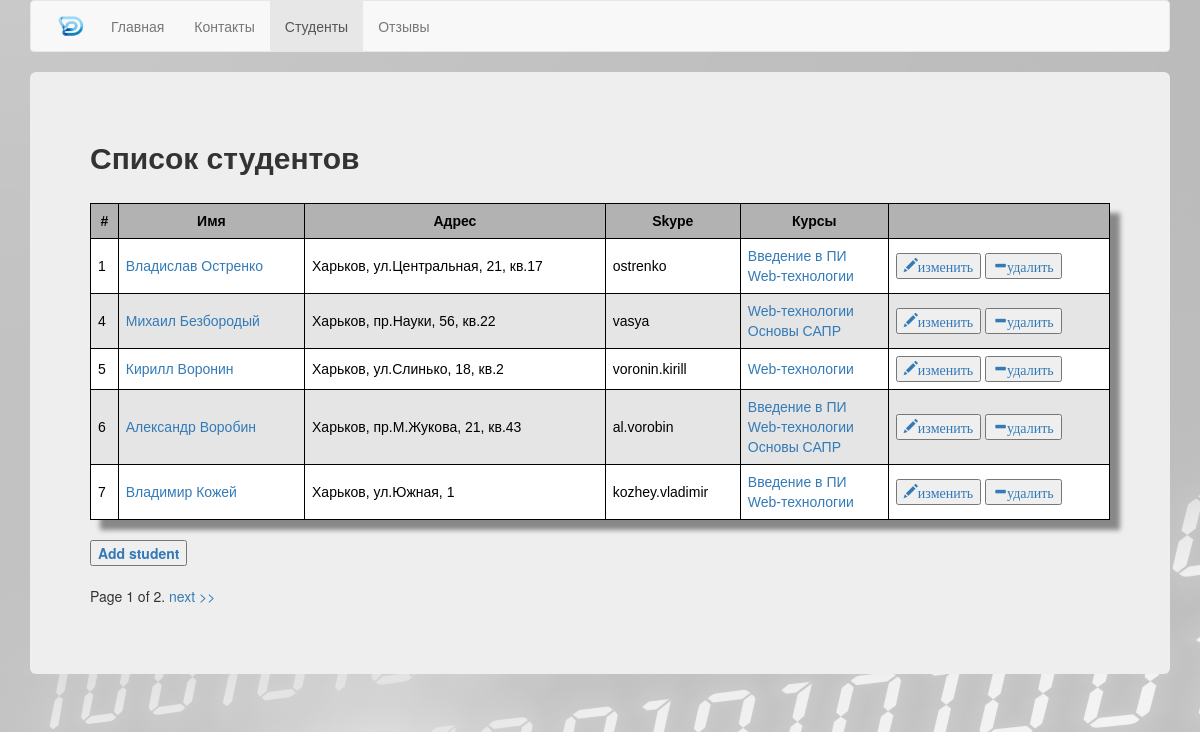
The page /students/ on the database its author committed.
### students/models.py (models this page shows, shortened)
class Student(models.Model):
    name = models.CharField(max_length=255)
    surname = models.CharField(max_length=255)
    date_of_birth = models.DateField()
    email = models.EmailField()
    phone = models.CharField(max_length=255)
    address = models.CharField(max_length=255)
    skype = models.CharField(max_length=255)
    courses = models.ManyToManyField(Course)
    short_description = models.CharField(max_length=255)
    description =  models.TextField()

### courses/models.py (models this page shows, shortened)
class Course(models.Model):
    name = models.CharField(max_length=255)
    short_description = models.CharField(max_length=255)
    description =  models.TextField()
    coach = models.ForeignKey(Coach, null=True, blank=True, related_name='coach_courses')

### students/views.py (the view)
class StudentListView(ListView):
    model = Student
    paginate_by = 5
    def get_queryset(self):
        qs = super(StudentListView, self).get_queryset()
        course_id = self.request.GET.get('course_id', None)
        if course_id:
            qs = qs.filter(courses__id = course_id)
        return qs
    context_object_name = 'student_list'

### templates/students/student_list.html (shortened to what this page needs)
{% extends "base.html" %}
{% load staticfiles %}
{% block nav_class_students %}active{% endblock %}
{% block content %}
  <div class="jumbotron">
    <h2><b>Список студентов</b></h2>
      <br>
    {% if student_list %}
      <div class="StudentTable">
        <table class="table-hover">
              <tr>
                <td><b>#</b></td>
                <td><b>Имя</b></td>
                <td><b>Адрес</b></td>
                <td><b>Skype</b></td>
                <td><b>Курсы</b></td>
                <td></td>
              </tr>
              {% for student in student_list %}
              <tr>
                <td>{{ student.id }} </td>
                <td><a href="{% url 'students:detail' student.id %}">{{ student.name }} {{ student.surname }}</a></td>
                <td>{{ student.address }}</td>
                <td>{{ student.skype }}</td>
                <td>
                   {% for course in student.courses.all %}
                        <a href="{% url 'courses:detail' course.id %}">{{ course.name }}</a><br>
                   {% endfor %}
                </td>
                <td>
                <a href="{% url 'students:edit' student.id %}">
                    <button type="button">
                    <span class="glyphicon glyphicon-pencil" aria-hidden="true">изменить</span></button>
                </a>
                <a href="{% url 'students:remove' student.id %}">
                    <button type="button">
                    <span class="glyphicon glyphicon-minus" aria-hidden="true">удалить</span></button>
                </a>
                </td>
              </tr>
              {% endfor %}
              {% else %}
              List is empty :(
              {% endif %}
           </table>
      </div>
        <br>
      <a href="{% url 'students:add' %}"><b>
      <button type="button">Add student</button>
      </b></a>
      <br>
           <div class="pagination">
               <span class="step-links">
                   <span class="current">
                       Page {{ page_obj.number }} of {{ paginator.num_pages }}.
                   </span>
                   {% if page_obj.has_next %}
                       <a href="?page={{ page_obj.next_page_number }}">next >></a>
                   {% endif %}
               </span>
           </div>
    </div>
{% endblock content %}

### static/css/style.css (style rules this page uses)
.back { background-image: url("../images/back.png"); }
.StudentTable { margin:0px;padding:0px; width:100%; box-shadow: 10px 10px 5px #888888; border:1px solid #000000; }
.StudentTable table { border-collapse: collapse; border-spacing: 0; width:100%; height:100%; margin:0px;padding:0px; }
.StudentTable tr:nth-child(odd) { background-color:#e5e5e5; }
.StudentTable tr:nth-child(even) { background-color:#ffffff; }
.StudentTable td { vertical-align:middle; border:1px solid #000000; border-width:0px 1px 1px 0px; text-align:left; padding:7px; font-size:14px; font-family:Arial; font-weight:normal; color:#000000; }
.StudentTable tr:last-child td { border-width:0px 1px 0px 0px; }
.StudentTable tr td:last-child { border-width:0px 0px 1px 0px; }
.StudentTable tr:last-child td:last-child { border-width:0px 0px 0px 0px; }
.StudentTable tr:first-child td { background-color: #b2b2b2; border:0px solid #000000; text-align:center; border-width:0px 0px 1px 1px; font-size:14px; font-family:Arial; font-weight:bold; color:#000000; }
.StudentTable tr:first-child td:first-child { border-width:0px 0px 1px 0px; }
.StudentTable tr:first-child td:last-child { border-width:0px 0px 1px 1px; }

### rows shown on the page
Student: id "1", name "Владислав", surname "Остренко", address "Харьков, ул.Центральная, 21, кв.17", skype "ostrenko"
Course: name "Введение в ПИ"
Course: name "Web-технологии"
Student: id "4", name "Михаил", surname "Безбородый", address "Харьков, пр.Науки, 56, кв.22", skype "vasya"
Course: name "Основы САПР"
Student: id "5", name "Кирилл", surname "Воронин", address "Харьков, ул.Слинько, 18, кв.2", skype "voronin.kirill"
Student: id "6", name "Александр", surname "Воробин", address "Харьков, пр.М.Жукова, 21, кв.43", skype "al.vorobin"
Student: id "7", name "Владимир", surname "Кожей", address "Харьков, ул.Южная, 1", skype "kozhey.vladimir"

### other values the page prints
{{ page_obj.number }} "1"
{{ paginator.num_pages }} "2"
